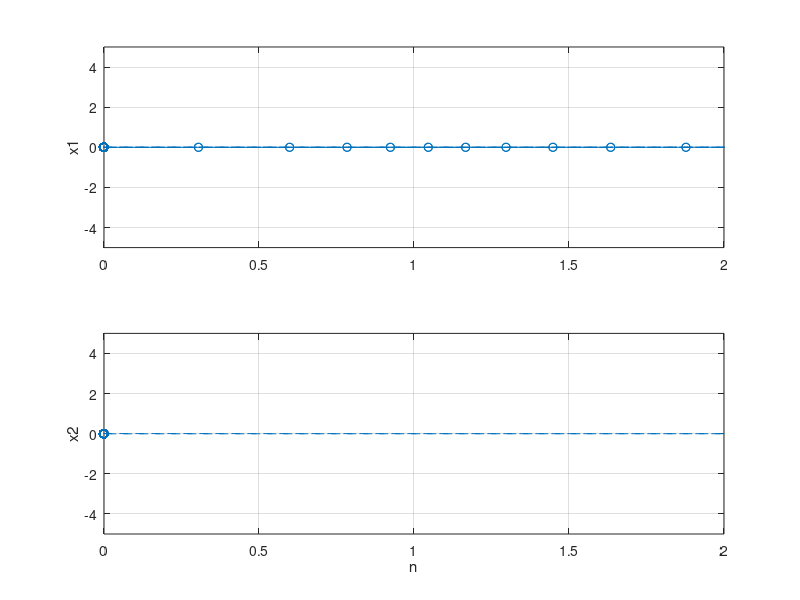

The MATLAB source for this figure:
n = 0:0.0001:2;x1 = cos(2 * pi * 10 * n) + 4 * cos(2 * pi * n);x2 = 4 * cos(2 * pi * 10 * n) + cos (2 * pi * n);figuresubplot(211)plot(fft(x1), 'o--'), axis([0 2 -5 5]), ylabel('x1'), gridsubplot(212)plot(fft(x2), 'o--'), axis([0 2 -5 5]), ylabel('x2'), xlabel('n'), grid